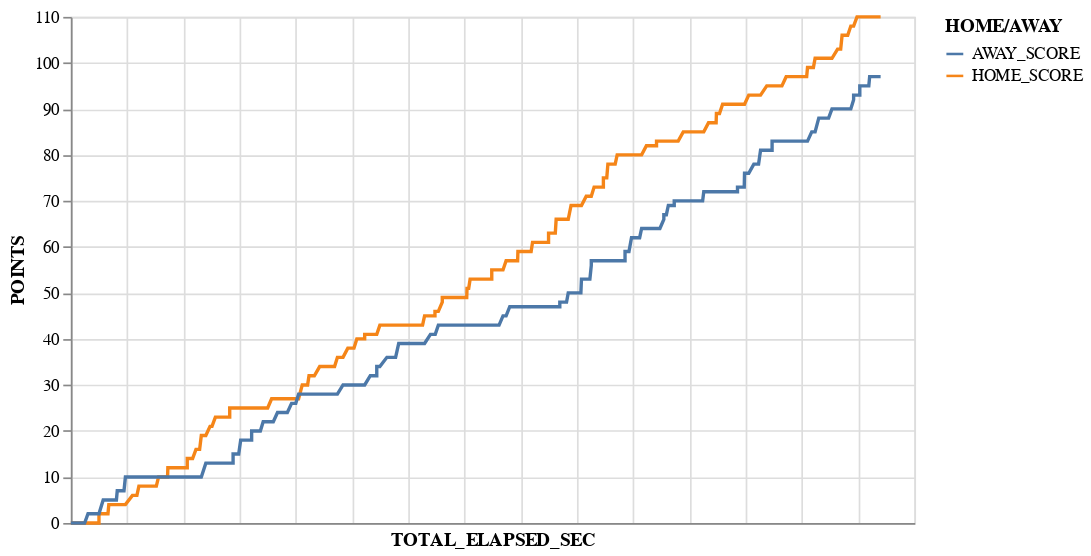

Notebook source saved alongside this figure:
### Code cell
alt.Chart(melted, width=500).mark_line().encode(
    x=alt.X('TOTAL_ELAPSED_SEC', axis=alt.Axis(labels=False, ticks=False)),
    y='POINTS:Q',
    color='HOME/AWAY'
)

### Figure 1 — Vega-Lite specification as saved in the notebook (floating-point values rounded to 4 significant figures; data arrays with more than 128 entries replaced by an {"elided": "..."} marker saying what was removed)
{"$schema": "https://vega.github.io/schema/vega-lite/v2.6.0.json", "config": {"view": {"height": 300, "width": 400}}, "data": {"name": "data-13405386b37d985f0155b4a5e22849cf"}, "datasets": {"data-13405386b37d985f0155b4a5e22849cf": {"elided": "914 records"}}, "encoding": {"color": {"field": "HOME/AWAY", "type": "nominal"}, "x": {"axis": {"labels": false, "ticks": false}, "field": "TOTAL_ELAPSED_SEC", "type": "quantitative"}, "y": {"field": "POINTS", "type": "quantitative"}}, "mark": "line", "width": 500}
